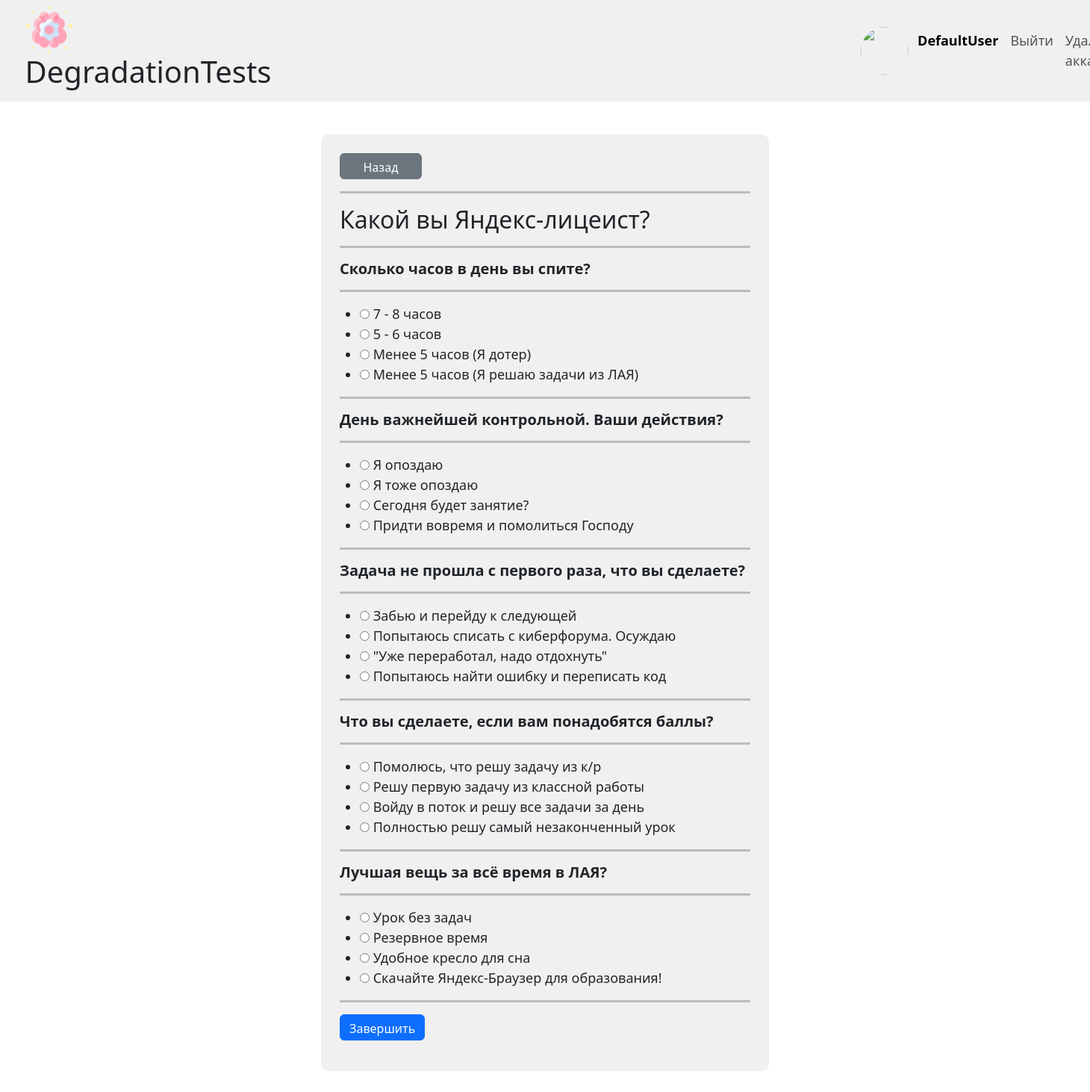
The app's page /test_solve/1 (signed in) with its own data.
### data/user_model.py (models this page shows, shortened)
class User(SqlAlchemyBase, SerializerMixin, UserMixin):
    __tablename__ = 'users'
    id = sqlalchemy.Column(sqlalchemy.Integer, primary_key=True, autoincrement=True)
    name = sqlalchemy.Column(sqlalchemy.String, nullable=False)
    email = sqlalchemy.Column(sqlalchemy.String, nullable=False, unique=True)
    hashed_password = sqlalchemy.Column(sqlalchemy.String, nullable=False)
    avatar = sqlalchemy.Column(sqlalchemy.BLOB, nullable=True)
    test = sqlalchemy.orm.relationship('Test', back_populates='user')

### data/test_model.py (models this page shows)
class Test(SqlAlchemyBase, SerializerMixin):
    __tablename__ = 'tests'
    id = sqlalchemy.Column(sqlalchemy.Integer, primary_key=True, autoincrement=True)
    type = sqlalchemy.Column(sqlalchemy.Integer, nullable=False)
    creator = sqlalchemy.Column(sqlalchemy.Integer, sqlalchemy.ForeignKey('users.id'), nullable=False)
    title = sqlalchemy.Column(sqlalchemy.String, nullable=False)
    description = sqlalchemy.Column(sqlalchemy.String, nullable=False)
    status = sqlalchemy.Column(sqlalchemy.Boolean, nullable=False)
    user = sqlalchemy.orm.relationship('User')
    question = sqlalchemy.orm.relationship('Question', back_populates='test')

### data/question_model.py (models this page shows)
class Question(SqlAlchemyBase, SerializerMixin):
    __tablename__ = 'questions'
    id = sqlalchemy.Column(sqlalchemy.Integer, primary_key=True, autoincrement=True)
    test_id = sqlalchemy.Column(sqlalchemy.Integer, sqlalchemy.ForeignKey('tests.id'), nullable=False)
    text = sqlalchemy.Column(sqlalchemy.String, nullable=False)
    test = sqlalchemy.orm.relationship('Test')
    answer = sqlalchemy.orm.relationship('Answer', back_populates='question')

### server.py (the view, shortened to what this page needs)
@app.route('/test_solve/<int:test_id>', methods=['GET', 'POST'])
@login_required
def solve_test(test_id):
    form = TestPassingForm()
    session = db_session.create_session()
    test = session.query(Test).filter(Test.id == test_id).first()
    if request.method == 'GET':
        if test:
            questions = session.query(Question).filter(Question.test_id == test.id).all()
            for question, variant in zip(questions, form.variants):
                answers = session.query(Answer).filter(Answer.question_id == question.id).all()
                variant.answer_variants.label = question.text
                variant.answer_variants.choices = [(str(answer.result), answer.text) for answer in answers]
        else:
            abort(404)
    return render_template('solve_test.html', title='DegradationTests', form=form, test=test)

### forms/test_forms.py
class TestPassingForm(FlaskForm):
    variants = FieldList(FormField(QuestionAnswerForm), min_entries=5, max_entries=5)
    submit = SubmitField('Завершить')

class QuestionAnswerForm(FlaskForm):
    answer_variants = RadioField('', choices=[('', ''), ('', ''), ('', ''), ('', '')], validators=[DataRequired()])

### data/db_session.py (called while the page is built)
def create_session() -> Session:
    global __factory
    return __factory()

### server.py (called while the page is built)
@login_manager.user_loader
def load_user(user_id):
    session = db_session.create_session()
    return session.query(User).get(user_id)

### templates/solve_test.html (shortened to what this page needs)
{% extends "base.html" %}
{% block content %}
    <form action="" method="post" class="test_form">
        <a class="btn btn-secondary" style="width: 20%; height: 35px;" href="/">Назад</a>
        <hr size="5px" color="#242424">
        <h2>{{ test.title }}</h2>
        {% for question in form.variants %}
            <p>
                <hr size="5px" color="#242424">
                <h5><b>{{ question.answer_variants.label }}</b></h5>
                <hr size="5px" color="#242424">
                {{ question.answer_variants(class="form-check", style="font-size: large;") }}
            </p>
        {% endfor %}
        <hr size="5px" color="#242424">
        <p>
            {{ form.submit(type="submit", class="btn btn-primary", style="height: 35px;") }}
        </p>
    </form>
{% endblock %}

### templates/base.html (shortened to what this page needs)
<!DOCTYPE html>
<html lang="ru">
    <head>
        <link href="https://cdn.jsdelivr.net/npm/bootstrap@5.3.2/dist/css/bootstrap.min.css" rel="stylesheet"
>
        <link rel="stylesheet" type="text/css" href="{{ url_for('static', filename='css/forms.css') }}" />
        <link rel="stylesheet" type="text/css" href="{{ url_for('static', filename='css/main_styles.css') }}" />
    </head>
    <body>
        <nav class="navbar navbar-expand-lg" style="background-color: #f0f0f0;">
            <div class="container-fluid">
                <h1 style="margin-left: 1.5%;">
                    <img src="{{ url_for('static', filename='images/dt_icon.png') }}"
                         class="d-inline-block align-text-top" width="64" height="64">
                    DegradationTests
                </h1>
                {% if current_user.is_authenticated %}
                    {% if not current_user.avatar %}
                        <img class="avatar" src="{{ url_for('static', filename='images/default_avatar.jpg') }}">
                    {% else %}
                        <img class="avatar" src="{{ url_for('user_avatar') }}">
                    {% endif %}
                    <div class="collapse navbar-collapse">
                        <div class="navbar-nav" style="padding-left: 1%; font-size: large;">
                            <a class="nav-link active"><b>
                                {{ current_user.name }}
                            </b></a>
                            <a class="nav-link" href="/logout">Выйти</a>
                            <a class="nav-link" href="/delete_user">Удалить аккаунт</a>
                        </div>
                    </div>
                {% endif %}
            </div>
        </nav>
        {% block content %}{% endblock %}
    </body>
</html>

### static/css/forms.css (style rules this page uses)
form.test_form { margin-left: auto; margin-right: auto; margin-bottom: 3%; margin-top: 3%; max-width: 600px; background-color: #f0f0f0; border-radius: 10px; padding: 25px; }

### static/css/main_styles.css (style rules this page uses)
img.avatar { object-fit: cover; object-position: top center; border-radius: 50%; width: 64px; height: 64px; margin-left: 55%; }

### records on screen
User: name "DefaultUser"
Test: title "Какой вы Яндекс-лицеист?"
Question: answer_variants.label "Сколько часов в день вы спите?"
Question: answer_variants.label "День важнейшей контрольной. Ваши действия?"
Question: answer_variants.label "Задача не прошла с первого раза, что вы сделаете?"
Question: answer_variants.label "Что вы сделаете, если вам понадобятся баллы?"
Question: answer_variants.label "Лучшая вещь за всё время в ЛАЯ?"
